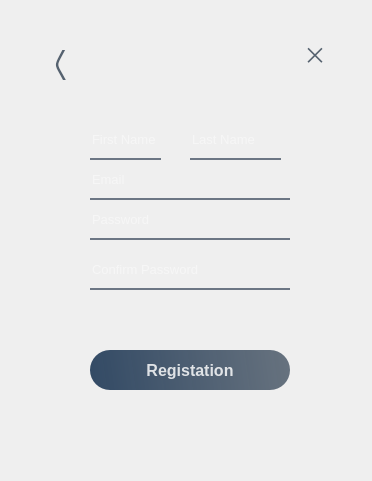
<?xml version="1.0" encoding="UTF-8"?>
<ui version="4.0">
 <class>Ui_Reg</class>
 <widget class="QDialog" name="Ui_Reg">
  <property name="geometry">
   <rect>
    <x>0</x>
    <y>0</y>
    <width>372</width>
    <height>481</height>
   </rect>
  </property>
  <property name="font">
   <font>
    <pointsize>9</pointsize>
   </font>
  </property>
  <property name="windowTitle">
   <string>Dialog</string>
  </property>
  <property name="styleSheet">
   <string notr="true">border-radius:25px;</string>
  </property>
  <widget class="QWidget" name="widget" native="true">
   <property name="geometry">
    <rect>
     <x>0</x>
     <y>0</y>
     <width>370</width>
     <height>480</height>
    </rect>
   </property>
   <property name="styleSheet">
    <string notr="true">QPushButton#pushLogin{
	background-color:qlineargradient(spread:pad, x1:0, y1:0.505682, x2:1, y2:0.477, stop:0 rgba(20, 47, 78, 219), stop:1 rgba(85, 98, 112, 226));
	color:rgba(255,255,255,210);
	border-radius:20;
}
QPushButton#pushLogin:hover{
	background-color:qlineargradient(spread:pad, x1:0, y1:0.505682, x2:1, y2:0.477, stop:0 rgba(40, 67, 98, 219), stop:1 rgba(105, 118, 132, 226));
}
QPushButton#pushLogin:pressed{
	padding-left:5px;
	padding-top:5px;
	background-color:rgba(105,118,132,200);
}
QPushButton#pushReg{
	background-color:qlineargradient(spread:pad, x1:0, y1:0.505682, x2:1, y2:0.477, stop:0 rgba(20, 47, 78, 219), stop:1 rgba(85, 98, 112, 226));
	color:rgba(255,255,255,210);
	border-radius:20;
}
QPushButton#pushReg:hover{
	background-color:qlineargradient(spread:pad, x1:0, y1:0.505682, x2:1, y2:0.477, stop:0 rgba(40, 67, 98, 219), stop:1 rgba(105, 118, 132, 226));
}
QPushButton#pushReg:pressed{
	padding-left:5px;
	padding-top:5px;
	background-color:rgba(105,118,132,200);
}
QPushButton#pushUrlDiscord{
	background-color:rgba(0,0,0,0);
	color:rgba(85,98,112,255);
}
QPushButton#pushUrlDiscord:hover{
	color:rgba(155,168,182,220);
}
QPushButton#pushUrlDiscord:pressed{
	padding-left:5px;
	padding-top:5px;
	color:rgba(115,128,142,255)
}
QPushButton#pushUrlGitHub{
	background-color:rgba(0,0,0,0);
	color:rgba(85,98,112,255);
}
QPushButton#pushUrlGitHub:hover{
	color:rgba(155,168,182,220);
}
QPushButton#pushUrlGitHub:pressed{
	padding-left:5px;
	padding-top:5px;
	color:rgba(115,128,142,255)
}
QPushButton#pushUrlFacebook{
	background-color:rgba(0,0,0,0);
	color:rgba(85,98,112,255);
}
QPushButton#pushUrlFacebook:hover{
	color:rgba(155,168,182,220);
}
QPushButton#pushUrlFacebook:pressed{
	padding-left:5px;
	padding-top:5px;
	color:rgba(115,128,142,255)
}
QPushButton#pushUrlYouTube{
	background-color:rgba(0,0,0,0);
	color:rgba(85,98,112,255);
}
QPushButton#pushUrlYouTube:hover{
	color:rgba(155,168,182,220);
}
QPushButton#pushUrlYouTubek:pressed{
	padding-left:5px;
	padding-top:5px;
	color:rgba(115,128,142,255)
}
QPushButton#pushClose{
	background-color:rgba(0,0,0,0);
	color:rgba(85,98,112,255);
}
QPushButton#pushClose:hover{
	color:rgba(155,168,182,220);
}
QPushButton#pushClose:pressed{
	padding-left:5px;
	padding-top:5px;
	color:rgba(115,128,142,255)
}

QPushButton#pushBack{
	background-color:rgba(0,0,0,0);
	color:rgba(85,98,112,255);
}
QPushButton#pushBack:hover{
	color:rgba(155,168,182,220);
}
QPushButton#pushBack:pressed{
	padding-left:5px;
	padding-top:5px;
	color:rgba(115,128,142,255)
}
</string>
   </property>
   <widget class="QLabel" name="label">
    <property name="geometry">
     <rect>
      <x>40</x>
      <y>30</y>
      <width>300</width>
      <height>420</height>
     </rect>
    </property>
    <property name="font">
     <font>
      <weight>75</weight>
      <italic>false</italic>
      <bold>true</bold>
      <kerning>false</kerning>
     </font>
    </property>
    <property name="styleSheet">
     <string notr="true">border-image:url(:/image/image/photo/login.jpg);
border-radius:20px;
</string>
    </property>
    <property name="text">
     <string/>
    </property>
   </widget>
   <widget class="QLineEdit" name="Password">
    <property name="geometry">
     <rect>
      <x>90</x>
      <y>200</y>
      <width>200</width>
      <height>40</height>
     </rect>
    </property>
    <property name="font">
     <font>
      <pointsize>10</pointsize>
     </font>
    </property>
    <property name="styleSheet">
     <string notr="true">background-color:rgba(0,0,0,0);
border:none;
border-bottom:2px solid rgba(108,118,132,255);
color:rgba(255,255,255,230);
pading-bottom:7px;</string>
    </property>
    <property name="text">
     <string/>
    </property>
    <property name="echoMode">
     <enum>QLineEdit::Password</enum>
    </property>
    <property name="placeholderText">
     <string>Password</string>
    </property>
   </widget>
   <widget class="QPushButton" name="pushUrlDiscord">
    <property name="geometry">
     <rect>
      <x>90</x>
      <y>400</y>
      <width>30</width>
      <height>30</height>
     </rect>
    </property>
    <property name="maximumSize">
     <size>
      <width>30</width>
      <height>30</height>
     </size>
    </property>
    <property name="font">
     <font>
      <family>Social Media Circled</family>
      <pointsize>15</pointsize>
     </font>
    </property>
    <property name="text">
     <string/>
    </property>
    <property name="icon">
     <iconset resource="login.qrc">
      <normaloff>:/image/image/icon/free-icon-discord-2626288.png</normaloff>:/image/image/icon/free-icon-discord-2626288.png</iconset>
    </property>
    <property name="iconSize">
     <size>
      <width>30</width>
      <height>30</height>
     </size>
    </property>
   </widget>
   <widget class="QPushButton" name="pushUrlGitHub">
    <property name="geometry">
     <rect>
      <x>140</x>
      <y>400</y>
      <width>30</width>
      <height>30</height>
     </rect>
    </property>
    <property name="maximumSize">
     <size>
      <width>30</width>
      <height>30</height>
     </size>
    </property>
    <property name="font">
     <font>
      <family>Social Media Circled</family>
      <pointsize>15</pointsize>
     </font>
    </property>
    <property name="text">
     <string/>
    </property>
    <property name="icon">
     <iconset resource="login.qrc">
      <normaloff>:/image/image/icon/free-icon-github-733553 (1).png</normaloff>:/image/image/icon/free-icon-github-733553 (1).png</iconset>
    </property>
    <property name="iconSize">
     <size>
      <width>30</width>
      <height>30</height>
     </size>
    </property>
   </widget>
   <widget class="QPushButton" name="pushUrlFacebook">
    <property name="geometry">
     <rect>
      <x>190</x>
      <y>400</y>
      <width>30</width>
      <height>30</height>
     </rect>
    </property>
    <property name="maximumSize">
     <size>
      <width>30</width>
      <height>30</height>
     </size>
    </property>
    <property name="font">
     <font>
      <family>Social Media Circled</family>
      <pointsize>15</pointsize>
     </font>
    </property>
    <property name="text">
     <string/>
    </property>
    <property name="icon">
     <iconset resource="login.qrc">
      <normaloff>:/image/image/icon/facebook_logo_icon_147291.png</normaloff>:/image/image/icon/facebook_logo_icon_147291.png</iconset>
    </property>
    <property name="iconSize">
     <size>
      <width>30</width>
      <height>30</height>
     </size>
    </property>
   </widget>
   <widget class="QPushButton" name="pushUrlYouTube">
    <property name="geometry">
     <rect>
      <x>240</x>
      <y>400</y>
      <width>30</width>
      <height>30</height>
     </rect>
    </property>
    <property name="maximumSize">
     <size>
      <width>30</width>
      <height>30</height>
     </size>
    </property>
    <property name="font">
     <font>
      <family>Social Media Circled</family>
      <pointsize>15</pointsize>
     </font>
    </property>
    <property name="text">
     <string/>
    </property>
    <property name="icon">
     <iconset resource="login.qrc">
      <normaloff>:/image/image/icon/1491580651-yumminkysocialmedia28_83061.png</normaloff>:/image/image/icon/1491580651-yumminkysocialmedia28_83061.png</iconset>
    </property>
    <property name="iconSize">
     <size>
      <width>30</width>
      <height>30</height>
     </size>
    </property>
   </widget>
   <widget class="QPushButton" name="pushClose">
    <property name="geometry">
     <rect>
      <x>300</x>
      <y>40</y>
      <width>30</width>
      <height>30</height>
     </rect>
    </property>
    <property name="maximumSize">
     <size>
      <width>30</width>
      <height>30</height>
     </size>
    </property>
    <property name="font">
     <font>
      <family>Symbol</family>
      <pointsize>22</pointsize>
     </font>
    </property>
    <property name="text">
     <string>´</string>
    </property>
   </widget>
   <widget class="QPushButton" name="pushReg">
    <property name="geometry">
     <rect>
      <x>90</x>
      <y>350</y>
      <width>200</width>
      <height>40</height>
     </rect>
    </property>
    <property name="font">
     <font>
      <pointsize>12</pointsize>
      <weight>75</weight>
      <bold>true</bold>
     </font>
    </property>
    <property name="text">
     <string>Registation</string>
    </property>
   </widget>
   <widget class="QLineEdit" name="ConfirmPassword">
    <property name="geometry">
     <rect>
      <x>90</x>
      <y>250</y>
      <width>200</width>
      <height>40</height>
     </rect>
    </property>
    <property name="font">
     <font>
      <pointsize>10</pointsize>
     </font>
    </property>
    <property name="styleSheet">
     <string notr="true">background-color:rgba(0,0,0,0);
border:none;
border-bottom:2px solid rgba(108,118,132,255);
color:rgba(255,255,255,230);
pading-bottom:7px;</string>
    </property>
    <property name="text">
     <string/>
    </property>
    <property name="echoMode">
     <enum>QLineEdit::Password</enum>
    </property>
    <property name="placeholderText">
     <string>Confirm Password</string>
    </property>
   </widget>
   <widget class="QLineEdit" name="FirstName">
    <property name="geometry">
     <rect>
      <x>90</x>
      <y>120</y>
      <width>71</width>
      <height>40</height>
     </rect>
    </property>
    <property name="font">
     <font>
      <pointsize>10</pointsize>
     </font>
    </property>
    <property name="styleSheet">
     <string notr="true">background-color:rgba(0,0,0,0);
border:none;
border-bottom:2px solid rgba(108,118,132,255);
color:rgba(255,255,255,230);
pading-bottom:7px;</string>
    </property>
    <property name="placeholderText">
     <string>First Name</string>
    </property>
   </widget>
   <widget class="QLineEdit" name="LastName">
    <property name="geometry">
     <rect>
      <x>190</x>
      <y>120</y>
      <width>91</width>
      <height>40</height>
     </rect>
    </property>
    <property name="font">
     <font>
      <pointsize>10</pointsize>
     </font>
    </property>
    <property name="styleSheet">
     <string notr="true">background-color:rgba(0,0,0,0);
border:none;
border-bottom:2px solid rgba(108,118,132,255);
color:rgba(255,255,255,230);
pading-bottom:7px;</string>
    </property>
    <property name="placeholderText">
     <string>Last Name</string>
    </property>
   </widget>
   <widget class="QLineEdit" name="Email">
    <property name="geometry">
     <rect>
      <x>90</x>
      <y>160</y>
      <width>200</width>
      <height>40</height>
     </rect>
    </property>
    <property name="font">
     <font>
      <pointsize>10</pointsize>
     </font>
    </property>
    <property name="styleSheet">
     <string notr="true">background-color:rgba(0,0,0,0);
border:none;
border-bottom:2px solid rgba(108,118,132,255);
color:rgba(255,255,255,230);
pading-bottom:7px;</string>
    </property>
    <property name="placeholderText">
     <string>Email</string>
    </property>
   </widget>
   <widget class="QLabel" name="label_2">
    <property name="geometry">
     <rect>
      <x>90</x>
      <y>310</y>
      <width>201</width>
      <height>21</height>
     </rect>
    </property>
    <property name="text">
     <string/>
    </property>
   </widget>
   <widget class="QPushButton" name="pushBack">
    <property name="geometry">
     <rect>
      <x>50</x>
      <y>50</y>
      <width>30</width>
      <height>30</height>
     </rect>
    </property>
    <property name="maximumSize">
     <size>
      <width>30</width>
      <height>30</height>
     </size>
    </property>
    <property name="font">
     <font>
      <family>Yu Gothic UI Semibold</family>
      <pointsize>22</pointsize>
     </font>
    </property>
    <property name="text">
     <string>〱</string>
    </property>
   </widget>
   <widget class="QWidget" name="UpBar" native="true">
    <property name="geometry">
     <rect>
      <x>79</x>
      <y>40</y>
      <width>221</width>
      <height>41</height>
     </rect>
    </property>
   </widget>
  </widget>
 </widget>
 <resources>
  <include location="login.qrc"/>
 </resources>
 <connections/>
</ui>
